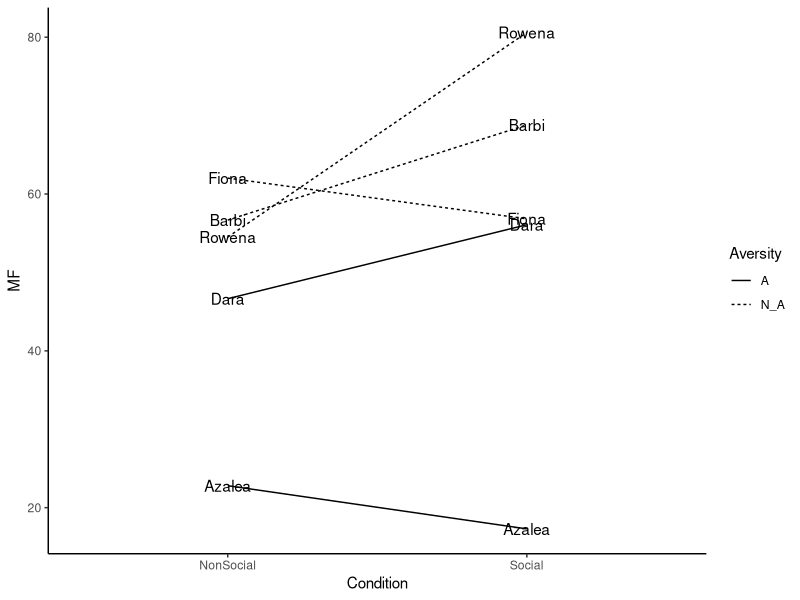
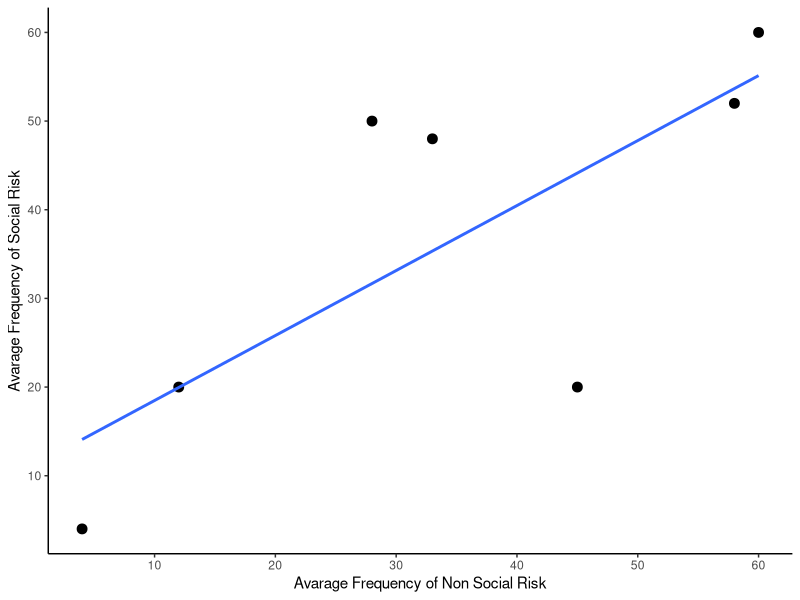
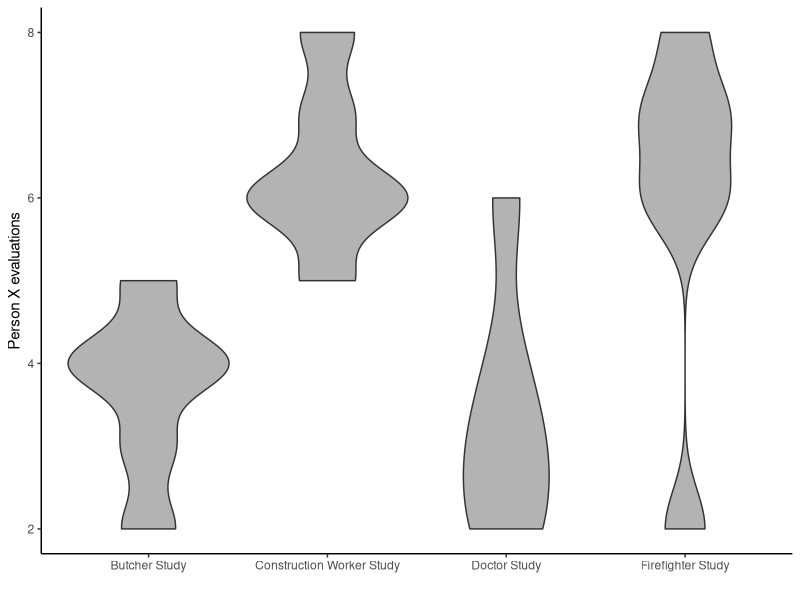
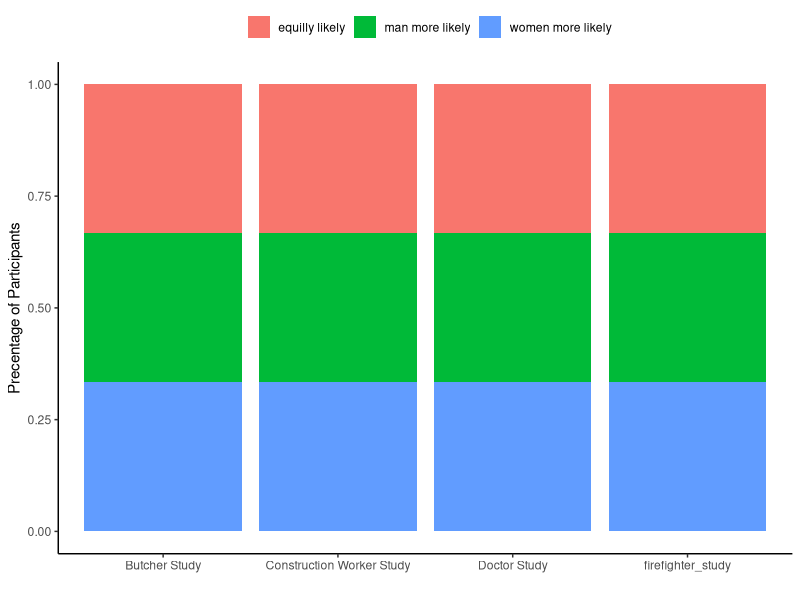
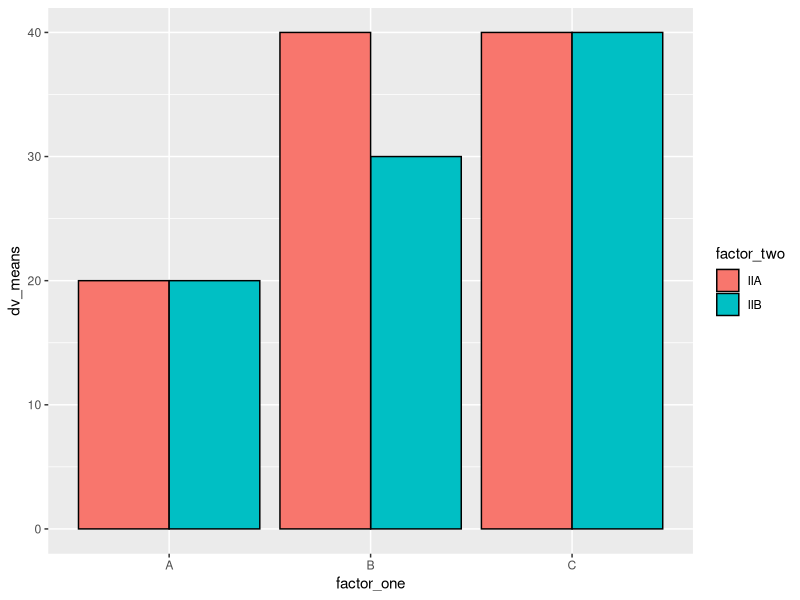

Source code (R) for these figures, in order:
## ---- chunk 1
knitr::opts_chunk$set(echo = TRUE)
## ---- chunk 2
library(ggplot2)
Names <-rep(c("Dara", "Azalea", "Barbi", "Rowena", "Fiona"),each=2)
MF <- rnorm(10,45,25) # 10 is the number of numbers you want, and 45 to 25 is the range
Condition <- rep(c("Social","NonSocial"),5)
Aversity <- rep(c("A","N_A" ),times=c(4,6))
  plot_df <- data.frame(Names, MF, Condition, Aversity)
  
  ggplot(plot_df, aes(x=Condition, y=MF, group=Names, linetype=Aversity))+
    geom_line()+
    geom_text(label=Names)+
    theme_classic()


## ---- chunk 3
library(ggplot2)
 nonsocial_risk <- c(45,12,4,28,33,58,60)
  social_risk <- c(20,20,4,50,48,52,60)
  figure_df <- data.frame(nonsocial_risk,social_risk)
  
  ggplot(figure_df, aes(x=nonsocial_risk,y=social_risk)) + 
    geom_point(size=3) + 
    geom_smooth(method="lm", se = FALSE) +
    theme_classic() +
    xlab("Avarage Frequency of Non Social Risk") +
    ylab("Avarage Frequency of Social Risk") +
    scale_y_continuous(breaks = seq(0, 100, by = 10)) +
    scale_x_continuous(breaks = seq(0, 100, by = 10))


## ---- chunk 4
library(ggplot2)
  study_group <- c(doctor_study = rep("Doctor Study", 6), butcher_study = rep("Butcher Study", 6), 
             firefighter_study = rep("Firefighter Study", 6), 
             construction_worker_study = rep("Construction Worker Study", 6))
  eval_data <- c(2,3,4,2,3,6,5,4,3,4,4,2,2,7,7,6,6,8,6,6,5,6,7,8)
  figure_df2 <- data.frame(study_group,eval_data)
  
  ggplot(figure_df2, aes(factor(study_group), eval_data)) +
    geom_violin(fill="gray70") +
    theme_classic() +
    ylab("Person X evaluations") +
    xlab("")
  
## ---- chunk 5
library(ggplot2)
  study_group <- rep(as.factor(c("Doctor Study", "Butcher Study", "firefighter_study", "Construction Worker Study")),3)
  occurance <- rep(as.factor(c("women more likely", "equilly likely","man more likely")),4)
  dv_means <- c(20,30,40,40)
dv_SEs   <- c(4,3.4,3)
plot_df3 <- data.frame(study_group,
                      occurance,
                      dv_means,
                      dv_SEs)
  
  ggplot(plot_df3, aes(x=study_group,
                   # color=factor_two))+  # color here means the border collor
                    fill=occurance))+
                  
  geom_bar(position="fill")+
          theme_classic() +
    xlab("") +
    ylab("Precentage of Participants") +
    scale_fill_discrete(name = "") +
    theme(legend.position = "top")
  
## ---- chunk 6
factor_one <- rep(as.factor(c("A","B","C")),2) # this 2 means repeat ABC twice
factor_two <- rep(as.factor(c("IIA","IIB")),3)
dv_means <- c(20,30,40,20,40,40)
dv_SEs   <- c(4,3.4,4,3,2,4)
plot_df <- data.frame(factor_one,
                      factor_two,
                      dv_means,
                      dv_SEs)

# basic bar graph

ggplot(plot_df, aes(x=factor_one,y=dv_means, # aestetics definition has gotten 
                    group=factor_two, 
                   # color=factor_two))+  # color here means the border collor
                    fill=factor_two))+
  geom_bar(stat="identity", 
           position="dodge",
           color="black")
